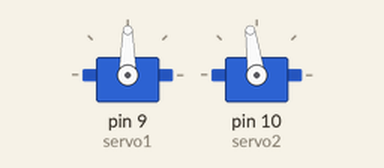
This sketch was run on a simulated Arduino Uno, built with avr-gcc and run on an emulated ATmega328P. Shown: 2 × servo. Random numbers use the default seed unless the sketch sets one.

Above: at 0.67 s.
At 10.4 s:
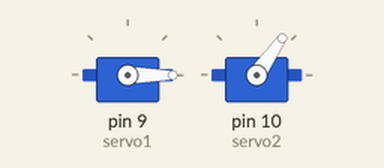
At 20.5 s:
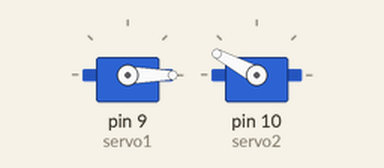
At 38.5 s:
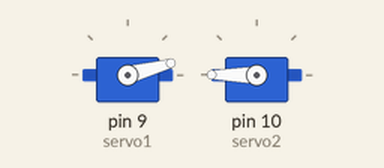
Timing chart, 0 to 40.0 s (numbered marks = the images above):
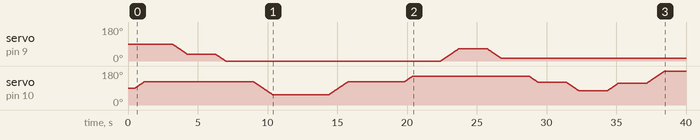

The sketch:

random_servos.ino
```cpp
#include <Servo.h>

Servo servo1;
Servo servo2;

int position1;
int position2;

void setup() {
  servo1.attach(9);  // первый сервопривод к пину 9
  servo2.attach(10); // второй сервопривод к пину 10

  position1 = 90; // Среднее положение для первого
  position2 = 90; // Среднее положение для второго

  // Устанавливаем начальные положения
  servo1.write(position1);
  servo2.write(position2);

  // Небольшая задержка для стабилизации
  delay(500);
}

void loop() {
  // Выбираем случайный сервопривод (1 или 2)
  int chosenServo = random(1, 3);

  // Выбираем случайное направление (влево или вправо)
  int direction = random(0, 2); // 0 = влево, 1 = вправо

  // Выбираем случайный угол поворота от 30 до 70 градусов
  int randomAngle = random(30, 71);

  // Определяем конечное положение для выбранного сервопривода
  int targetPosition;

  if (chosenServo == 1) {
    // Плавный поворот для первого сервопривода
    if (direction == 0) {
      targetPosition = position1 - randomAngle;  // Поворот влево
    } else {
      targetPosition = position1 + randomAngle;  // Поворот вправо
    }

    // Ограничиваем диапазон углов между 0 и 180 градусов
    if (targetPosition > 180) targetPosition = 180;
    if (targetPosition < 0) targetPosition = 0;

    // Плавно поворачиваем к новому положению
    smoothMove(servo1, position1, targetPosition);

    // Обновляем текущее положение
    position1 = targetPosition;

  } else {
    // Плавный поворот для второго сервопривода
    if (direction == 0) {
      targetPosition = position2 - randomAngle;  // Поворот влево
    } else {
      targetPosition = position2 + randomAngle;  // Поворот вправо
    }

    // Ограничиваем диапазон углов между 0 и 180 градусов
    if (targetPosition > 180) targetPosition = 180;
    if (targetPosition < 0) targetPosition = 0;

    // Плавно поворачиваем к новому положению
    smoothMove(servo2, position2, targetPosition);

    // Обновляем текущее положение
    position2 = targetPosition;
  }

  // Задержка перед следующим поворотом
  delay(2000); // 2 секунды задержки
}

// Функция для плавного движения сервопривода
void smoothMove(Servo &servo, int startPos, int endPos) {
  int stepDelay = 20; // Задержка между шагами (20 мс)
  int stepSize = 1;   // Шаг изменения угла

  if (startPos < endPos) {
    // Плавное увеличение угла
    for (int pos = startPos; pos <= endPos; pos += stepSize) {
      servo.write(pos);
      delay(stepDelay);
    }
  } else {
    // Плавное уменьшение угла
    for (int pos = startPos; pos >= endPos; pos -= stepSize) {
      servo.write(pos);
      delay(stepDelay);
    }
  }
}
```
